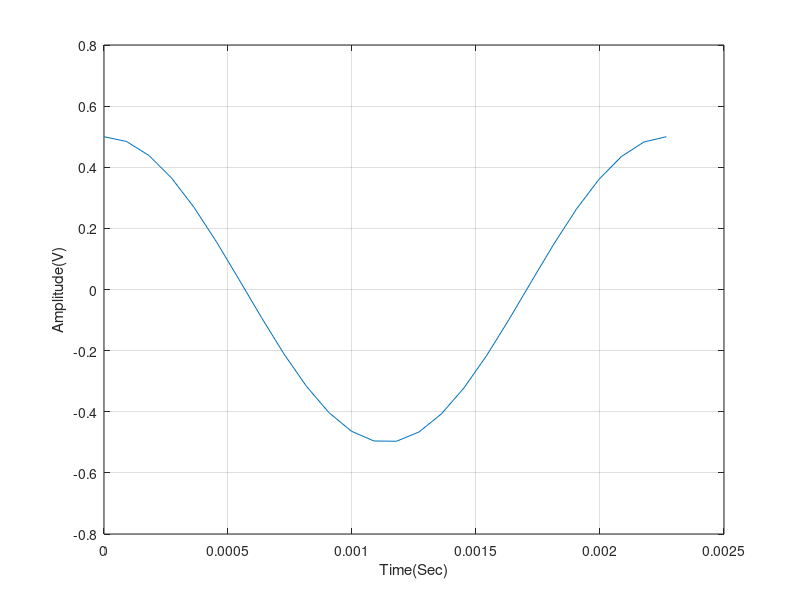

MATLAB code to generate this figure:
Amplitude=0.5;
Frequency=440;
W=Frequency*2*pi;
Fs=11025;
Ts=1/Fs;
Time=0:Ts:2;
signal=Amplitude*cos(W*Time);
figure(1);
plot(Time(1:26),signal(1:26));
xlabel('Time(Sec)');
ylabel('Amplitude(V)');
grid on;
audiowrite('A4.wav',signal,Fs);